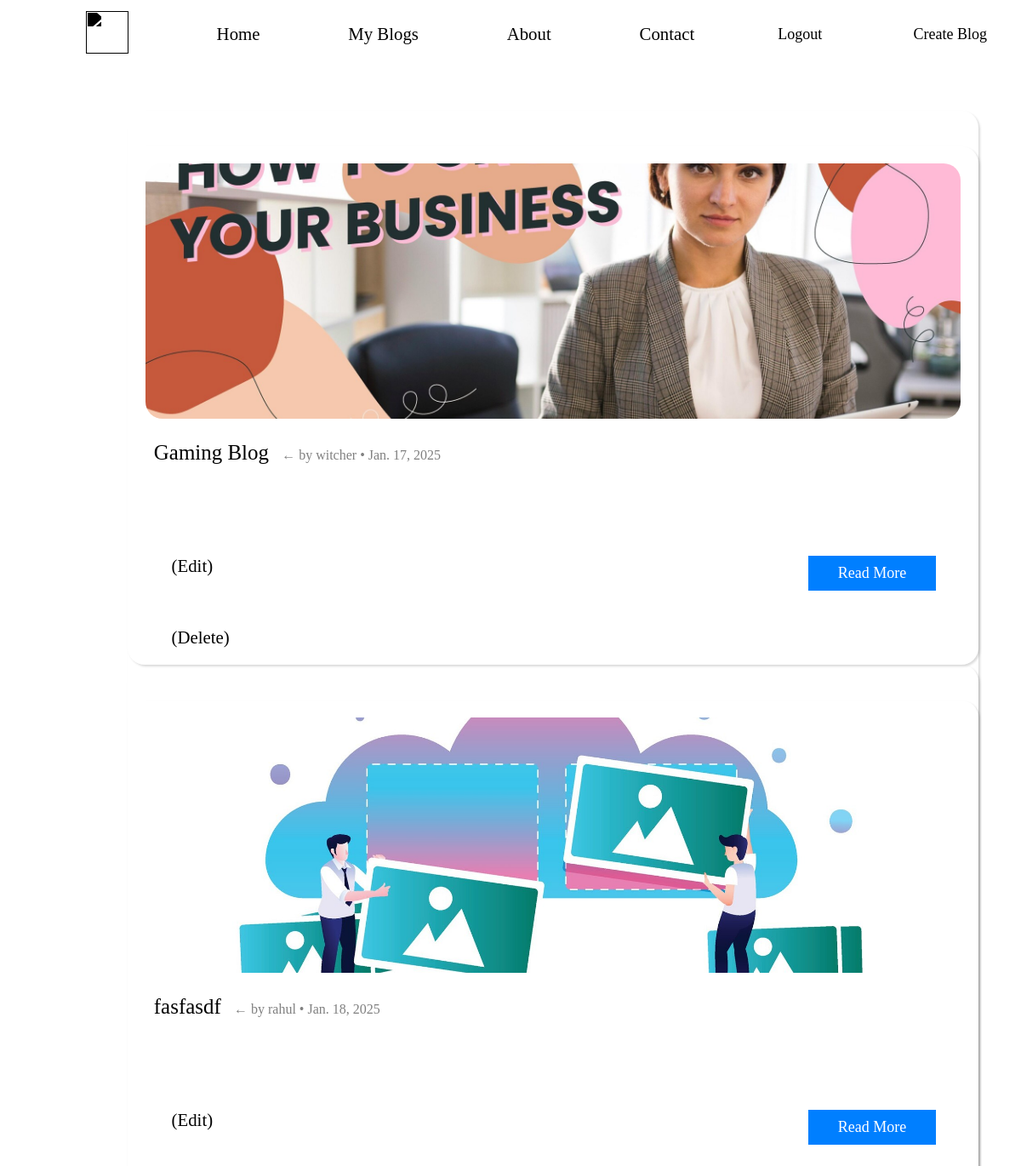
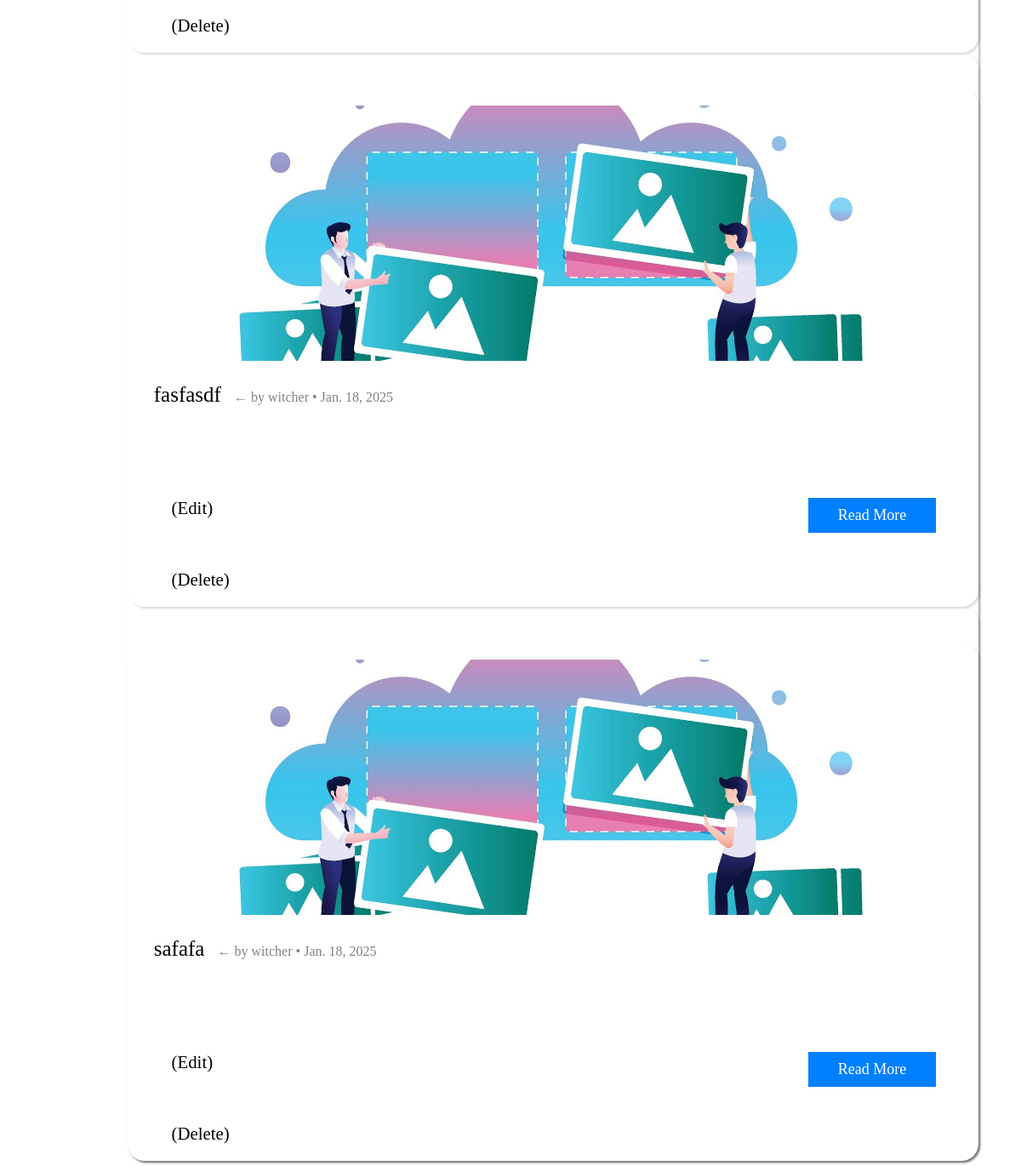
Screenshot of /blogarea/category/gaming with the database file from the repository (2 pictures, top to bottom).
### blogarea/models.py (models this page shows, shortened)
class Post(models.Model):
    choices = Category.objects.all().values_list('name','name')
    title = models.CharField(max_length=255)
    author = models.ForeignKey(User,on_delete=models.CASCADE,null=True,blank=True)
    post_date = models.DateField(auto_now_add=True)
    category = models.CharField(choices=choices,max_length=255,default="Uncategorized")
    articleSnippet = models.CharField(max_length=150,default="Default Article Snippet")
    thumbnail = models.ImageField(upload_to='thumbnail/',null=True,blank=True)
    like = models.ManyToManyField(User,related_name='blog_posts',null=True,blank=True)
    body = RichTextField(blank=True,null=True)

### blogarea/views.py (the view)
# urls.py: path('category/<str:cats>',views.CategoryView,name='category'),
def CategoryView(request,cats):
    category_name = cats.replace('-',' ').title()
    category_posts = Post.objects.filter(category=category_name)
    return render(request,'categories.html',{'category_posts':category_posts})

### blogarea/templates/categories.html (shortened to what this page needs)
<!DOCTYPE html>
<html lang="en">
  <head>
    {% load static %}
    <link rel="stylesheet" href="{% static 'header.css' %}" />
    <link rel="stylesheet" href="{% static 'categories.css' %}" />
  </head>
  <body>
    <header>
      <nav>
        <a href=""
          ><img
            class="headerLogo"
            src="{% static '1to1 invictus logo.png'%}"
            height="50px"
            width="50px"
        /></a>
        <a href="{% url 'blogarea'%}">Home</a>
        <a href="">My Blogs</a>
        <a href="">About</a>
        <a href="">Contact</a>
        <form action="{% url 'logout' %}" method="post">
          <button class="headerSignUp">Logout</button>
        </form>
        <form action="{% url 'writeYourBlog'%}">
          <button class="headerCreateBlog">Create Blog</button>
        </form>
      </nav>
    </header>
    <div class="CardContainer">
      {% if category_posts %}{% for post in category_posts %}
      <div class="item">
        <a
          style="text-decoration: none"
          href="{% url 'ArticleDetailView' post.pk %}"
        >
          <div class="Cards">
            <img
              class="CardImages"
              style="height: 300px"
              src="{% if post.thumbnail %}{{ post.thumbnail.url }}{% else %}/media/thumbnail/thumbnail.jpg{% endif %}"
              alt="{{ post.title }}"
            />
            <br />
            <p>
              <span class="cardTitle">{{ post.title }}</span>
              <span class="cardAuthor_Date"
                >&larr; by {{ post.author }} &bull; {{ post.post_date}}</span
              >
            </p>
            <div style="display: flex">
              <div style="display: flex; flex-direction: column">
                <br />
                <a
                  style="margin-left: 10px"
                  href="{% url 'updateBlog' post.pk %}"
                  >(Edit)</a
                ><br /><a
                  style="margin-left: 10px; margin-bottom: 20px"
                  href="{% url 'deleteBlog' post.pk %}"
                  >(Delete)</a
                >
              </div>
              <a
                style="margin: auto 50px auto auto"
                href="{% url 'ArticleDetailView' post.pk %}"
              >
                <button class="ReadMore">Read More</button>
              </a>
            </div>
          </div>
        </a>
        {% endfor %}
      </div>
      {% else %}
      <h1>No Posts related</h1>
      {% endif %}
    </div>
  </body>
</html>

### blogarea/static/header.css (style rules this page uses)
header { background-color: white; height: 5em; display: flex; justify-content: center; align-items: center; position: sticky; top: 0; z-index: 10; transition: background-color .4s ease-in-out; backdrop-filter: blur(2px); }
body { margin: 0; }
header .headerLogo { filter: brightness(0); transition: filter .4s ease-in-out; }
.headerSignUp { margin-left:10px; padding: 5px; background: transparent; font-family: Cambria; border:none; transition: .4s all ease-in-out; margin-right: 10px; font-size: large; cursor: pointer; }
.headerCreateBlog { margin-left:20px; padding: 5px; background: transparent; font-family: Cambria; border:none; transition: .4s all ease-in-out; margin-right: 30px; font-size: large; cursor: pointer; }
header.scrolled .headerSignUp, .headerCreateBlog, .headerEditProfile { background: white; padding: 10px; transition: .4s all ease-in-out; }
form { display: contents; }
nav { width: 100%; display: flex; justify-content: space-between; align-items: center; position: relative; }
header nav { padding: 1.5em 0 1.5em 5em; }
a { text-decoration: none; color: black; font-size: 1.3em; margin: 1em; transition: color .4s ease-in-out; }
a { position: relative; display: inline-block; }
nav a::before { content: ""; position: absolute; bottom: -5px; width: 0%; height: 3px; background-color: black; transition: .4s all ease-in-out; }

### blogarea/static/categories.css (style rules this page uses)
.CardContainer { display: flex; justify-content: center; align-items: center; flex-wrap: wrap; gap: 50px; padding: 50px; }
span { font-family: Cambria; color: black; margin-left: 10px; margin-right: 20px; }
.item, .Cards { flex: 1 1 30%; display: flex; flex-direction: column; flex-wrap: wrap; box-shadow: rgba(0, 0, 0, 0.15) 1.95px 1.95px 2.6px; border-radius: 20px; }
.CardImages { border-radius: 20px; width: 100%; object-fit: cover; }
.cardTitle { all: unset; margin-left: 10px; text-decoration: none; font-family: "Crimson Text", serif; font-size: larger; color: black; }
.cardAuthor_Date { font-size: medium; color: gray; }
p { margin-bottom: 0; }
.ReadMore { background-color: #007FFF; padding: 10px; font-family: Cambria; color: white; border: none; width: 150px; cursor: pointer; font-size: large; }
.item { display: none; }
.item.visible { display: flex; }
a { font-family: Cambria; position: relative; display: inline-block; }

### rows the page displays
Post: thumbnail (picture), title "Gaming Blog", author "witcher", post_date "Jan. 17, 2025"
Post: title "fasfasdf", author "rahul", post_date "Jan. 18, 2025"
Post: title "fasfasdf", author "witcher", post_date "Jan. 18, 2025"
Post: title "safafa", author "witcher", post_date "Jan. 18, 2025"
